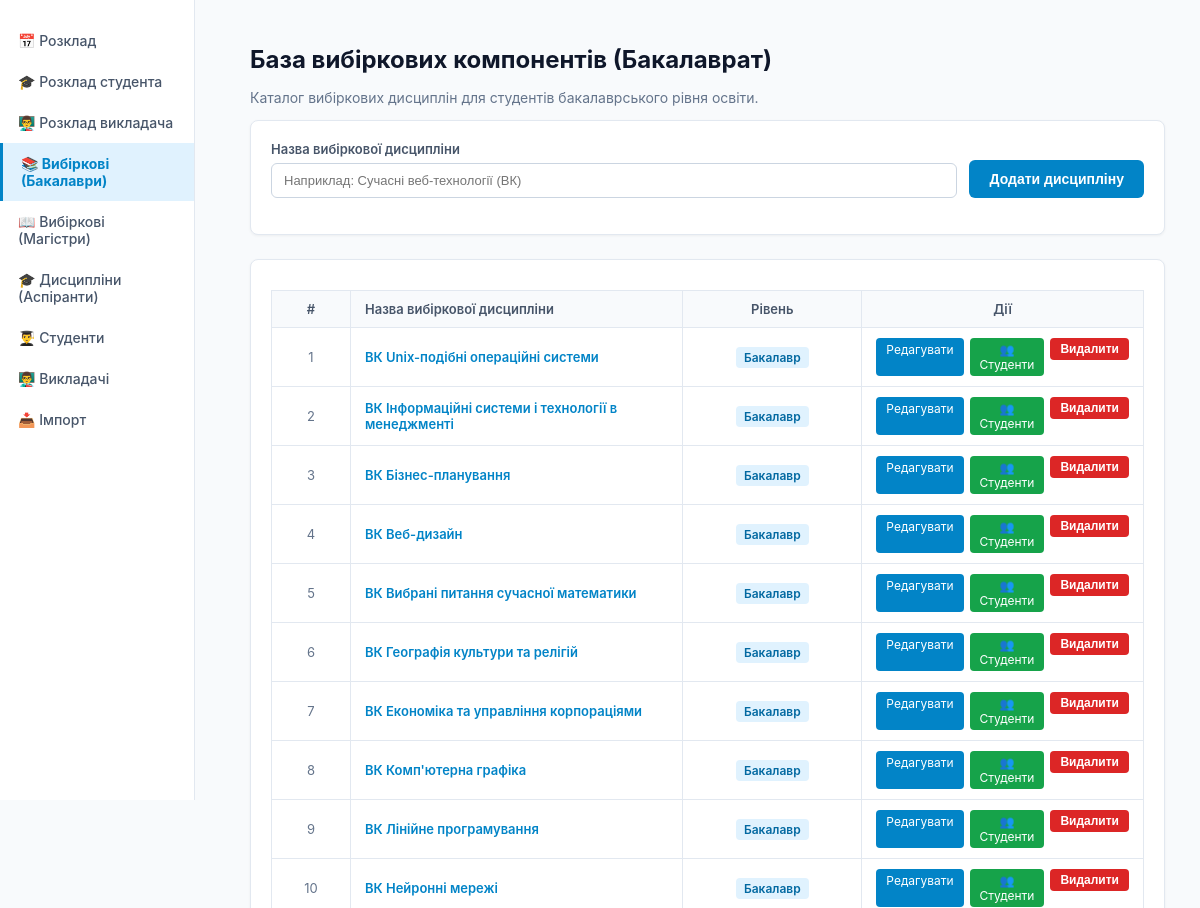
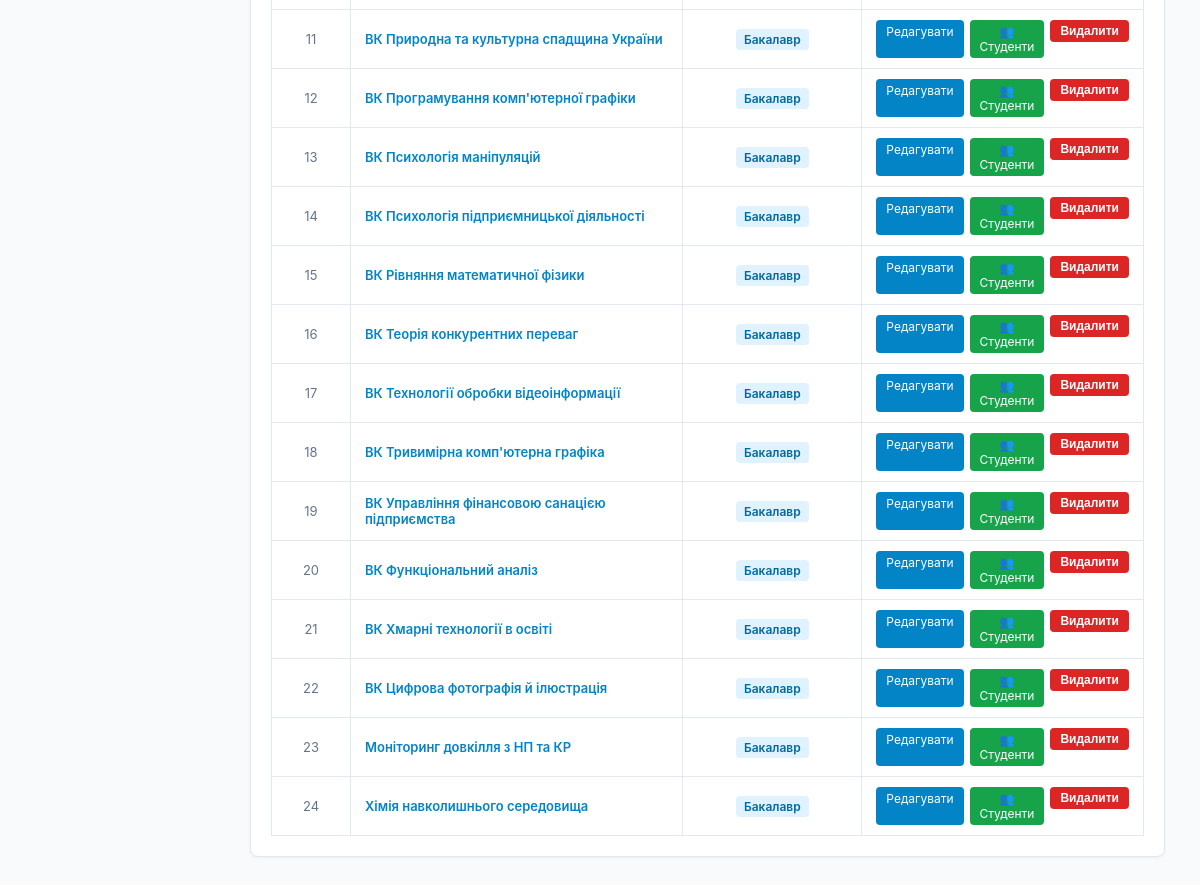
The page /time-table/selective/bachelor/ on the database its author committed (2 pictures, top to bottom).
### scheduler/models.py (models this page shows, shortened)
class Subject(models.Model):
    title = models.CharField(max_length=150, verbose_name="Назва дисципліни")
    is_elective = models.BooleanField(default=False, verbose_name="Вибірковий компонент")
    specialty = models.CharField(max_length=100, blank=True, default="", verbose_name="Спеціальність")
    students = models.ManyToManyField(Student, blank=True, related_name='selective_subjects', verbose_name="Студенти")
    LEVEL_CHOICES = [
        ('bachelor', 'Бакалавр'),
        ('master', 'Магістр'),
        ('postgraduate', 'Аспірант'),
    ]
    level = models.CharField(max_length=20, choices=LEVEL_CHOICES, default='bachelor', verbose_name="Освітній рівень")

### scheduler/views.py (the view, shortened to what this page needs)
# urls.py: path('time-table/selective/bachelor/', views.selective_bachelor_view, name='selective_bachelor'),
def selective_bachelor_view(request):
    edit_id = request.GET.get('edit')
    editing_subject = Subject.objects.filter(id=edit_id, level='bachelor').first() if edit_id else None
    return render(request, "selective_bachelor.html", {'subjects': Subject.objects.filter(is_elective=True, level='bachelor').order_by('title'), 'editing_subject': editing_subject})

### scheduler/templates/selective_bachelor.html (shortened to what this page needs)
﻿<!DOCTYPE html>
<html lang="uk">
<head>
</head>
<body>
    <div class="sidebar">
        <a href="/" class="sidebar-item">📅 Розклад</a>
        <a href="/time-table/student/" class="sidebar-item">🎓 Розклад студента</a>
        <a href="/time-table/teacher/" class="sidebar-item">👨‍🏫 Розклад викладача</a>
        <a href="/time-table/selective/bachelor/" class="sidebar-item active">📚 Вибіркові (Бакалаври)</a>
        <a href="/time-table/selective/master/" class="sidebar-item">📖 Вибіркові (Магістри)</a>
        <a href="/time-table/selective/postgraduate/" class="sidebar-item">🎓 Дисципліни (Аспіранти)</a>
        <a href="/students/" class="sidebar-item">👨‍🎓 Студенти</a>
        <a href="/teachers/" class="sidebar-item">👨‍🏫 Викладачі</a>
        <a href="/import/" class="sidebar-item">📥 Імпорт</a>
    </div>
    <div class="main-content">
        <h1>База вибіркових компонентів (Бакалаврат)</h1>
        <p style="color: #64748b; margin-top: 0; font-size: 14px;">Каталог вибіркових дисциплін для студентів бакалаврського рівня освіти.</p>
        <div class="card">
            <form method="POST">
                <div class="form-row">
                    <div class="form-group">
                        <label class="field-label">Назва вибіркової дисципліни</label>
                        <input type="text" name="title" value="{% if editing_subject %}{{ editing_subject.title }}{% endif %}" placeholder="Наприклад: Сучасні веб-технології (ВК)" required>
                    </div>
                    <div>
                        <button type="submit">{% if editing_subject %}Зберегти зміни{% else %}Додати дисципліну{% endif %}</button>
                    </div>
                </div>
            </form>
        </div>
        <div class="card">
            <table>
                <thead>
                    <tr>
                        <th style="width: 50px; text-align: center;">#</th>
                        <th>Назва вибіркової дисципліни</th>
                        <th style="width: 150px; text-align: center;">Рівень</th>
                        <th style="width: 140px; text-align: center;">Дії</th>
                    </tr>
                </thead>
                <tbody>
                    {% for s in subjects %}
                    <tr>
                        <td style="text-align: center; color: #64748b;">{{ forloop.counter }}</td>
                        <td style="font-weight: 600; color: #0284c7;">{{ s.title }}</td>
                        <td style="text-align: center;"><span style="background: #e0f2fe; color: #0369a1; padding: 3px 8px; border-radius: 4px; font-size: 12px; font-weight: 600;">Бакалавр</span></td>
                        <td style="text-align: center;">
                            <div class="actions" style="justify-content: center;">
                                <a href="?edit={{ s.id }}" class="btn-sm" style="background: #0284c7; color: #fff;">Редагувати</a>
                                <a href="/time-table/selective/subject/{{ s.id }}/students/" class="btn-sm" style="background: #16a34a; color: #fff;">👥 Студенти</a>
                                <form method="POST" style="display:inline;" onsubmit="return confirm('Видалити цю дисципліну?');">
                                    <button type="submit" class="btn-sm btn-danger" style="height: auto; padding: 4px 10px;">Видалити</button>
                                </form>
                            </div>
                        </td>
                    </tr>
                    {% empty %}
                    <tr>
                        <td colspan="4" class="empty">У базі бакалаврів ще немає вибіркових компонентів.</td>
                    </tr>
                    {% endfor %}
                </tbody>
            </table>
        </div>
    </div>
</body>
</html>

### scheduler/templates/selective_bachelor.html (style rules this page uses)
body { font-family: -apple-system, BlinkMacSystemFont, "Segoe UI", Roboto, sans-serif; margin: 0; background: #f8fafc; color: #0f172a; }
.sidebar { position: fixed; top: 0; left: 0; width: 195px; height: 100vh; border-right: 1px solid #e2e8f0; padding-top: 20px; background: #fff; box-sizing: border-box; }
.sidebar-item { padding: 12px 18px; display: flex; align-items: center; gap: 8px; color: #475569; text-decoration: none; font-size: 14px; font-weight: 500; }
.sidebar-item.active { background: #e0f2fe; color: #0284c7; font-weight: bold; border-left: 3px solid #0284c7; }
.main-content { margin-left: 215px; padding: 25px 35px; max-width: 1000px; }
h1 { margin: 0 0 15px 0; font-size: 24px; font-weight: 700; color: #0f172a; }
.card { background: #fff; border: 1px solid #e2e8f0; border-radius: 8px; padding: 20px; box-shadow: 0 1px 3px rgba(0,0,0,0.05); margin-bottom: 24px; }
.form-row { display: flex; gap: 12px; align-items: flex-end; }
.form-group { flex: 1; }
.field-label { display: block; font-size: 13px; color: #475569; margin-bottom: 6px; font-weight: 600; }
input[type="text"] { width: 100%; padding: 9px 12px; border: 1px solid #cbd5e1; border-radius: 6px; box-sizing: border-box; font-size: 13px; background: #fff; }
button { background: #0284c7; color: #fff; border: none; font-weight: 600; cursor: pointer; padding: 9px 20px; border-radius: 6px; font-size: 14px; height: 38px; }
.btn-danger { background: #dc2626; }
table { width: 100%; border-collapse: collapse; margin-top: 10px; }
th, td { border: 1px solid #e2e8f0; padding: 10px 14px; text-align: left; font-size: 13px; }
th { background: #f8fafc; color: #475569; font-weight: 600; }
.actions { display: flex; gap: 6px; }
.btn-sm { padding: 4px 10px; font-size: 12px; height: auto; text-decoration: none; border-radius: 4px; display: inline-block; }

### rows shown on the page
Subject: title "ВК Unix-подібні операційні системи"
Subject: title "ВК Інформаційні системи і технології в менеджменті"
Subject: title "ВК Бізнес-планування"
Subject: title "ВК Веб-дизайн"
Subject: title "ВК Вибрані питання сучасної математики"
Subject: title "ВК Географія культури та релігій"
Subject: title "ВК Економіка та управління корпораціями"
Subject: title "ВК Комп'ютерна графіка"
Subject: title "ВК Лінійне програмування"
Subject: title "ВК Нейронні мережі"
Subject: title "ВК Природна та культурна спадщина України"
Subject: title "ВК Програмування комп'ютерної графіки"
Subject: title "ВК Психологія маніпуляцій"
Subject: title "ВК Психологія підприємницької діяльності"
Subject: title "ВК Рівняння математичної фізики"
Subject: title "ВК Теорія конкурентних переваг"
Subject: title "ВК Технології обробки відеоінформації"
Subject: title "ВК Тривимірна комп'ютерна графіка"
Subject: title "ВК Управління фінансовою санацією підприємства"
Subject: title "ВК Функціональний аналіз"
Subject: title "ВК Хмарні технології в освіті"
Subject: title "ВК Цифрова фотографія й ілюстрація"
Subject: title "Моніторинг довкілля з НП та КР"
Subject: title "Хімія навколишнього середовища"
